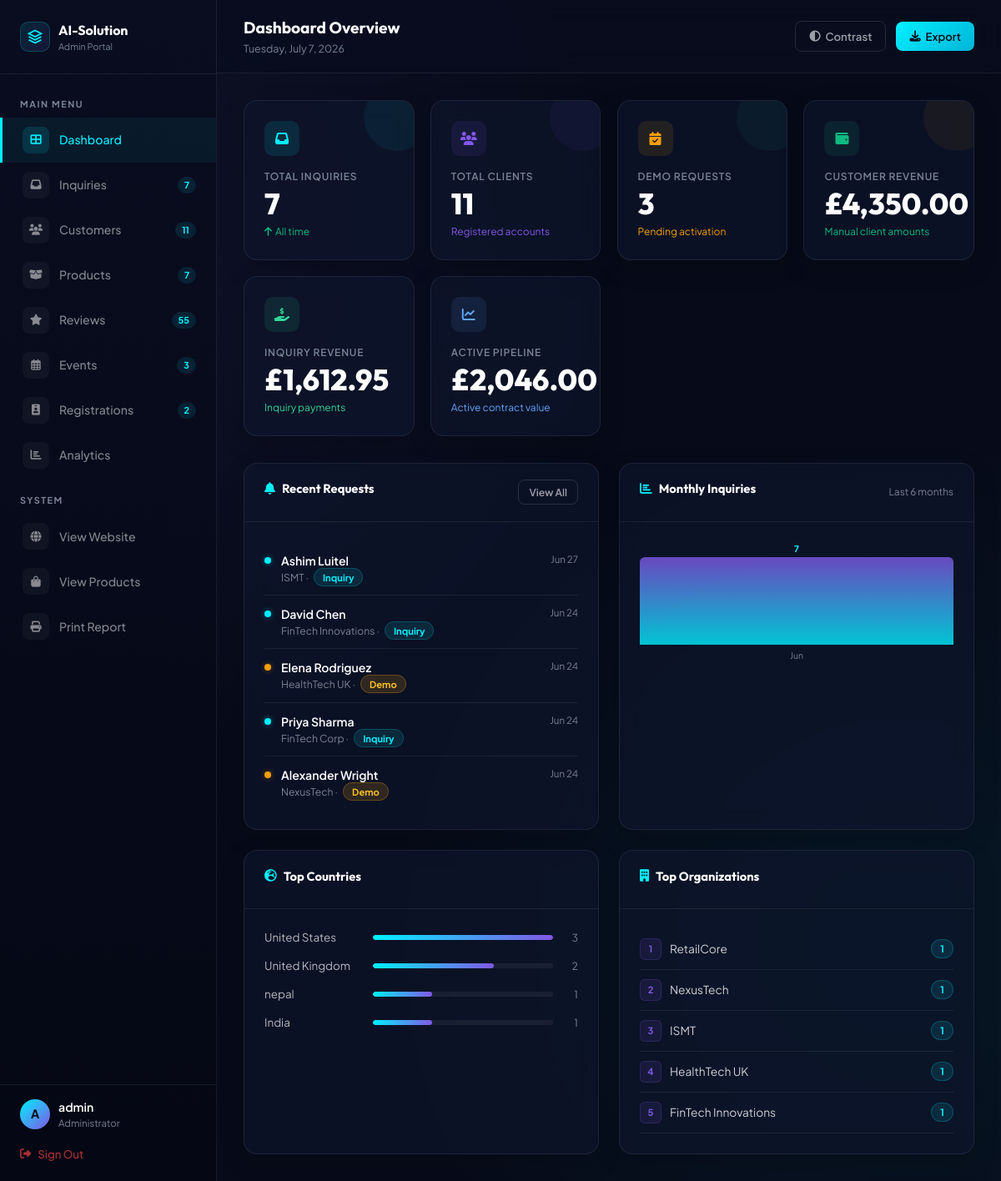
The page /admin-dashboard.php (signed in) on the database its author committed.
### tables this page shows
CREATE TABLE `customer_inquiries` (
        `id` INTEGER PRIMARY KEY AUTOINCREMENT,
        `customer_id` INTEGER DEFAULT NULL,
        `full_name` TEXT NOT NULL,
        `email_address` TEXT NOT NULL,
        `phone_number` TEXT DEFAULT NULL,
        `company_name` TEXT NOT NULL DEFAULT '',
        `country` TEXT NOT NULL DEFAULT '',
        `job_title` TEXT NOT NULL DEFAULT '',
        `request_type` TEXT NOT NULL DEFAULT 'Inquiry',
        `product_name` TEXT NOT NULL DEFAULT '',
        `package_name` TEXT NOT NULL DEFAULT '',
        `deposit_amount` REAL DEFAULT 0.00,
        `payment_status` TEXT NOT NULL DEFAULT 'Free',
        `custom_wishes` TEXT DEFAULT NULL,
        `inquiry_details` TEXT NOT NULL DEFAULT '',
        `deal_status` TEXT NOT NULL DEFAULT 'New Lead',
        `total_received` REAL DEFAULT 0.00,
        `deal_value` REAL DEFAULT 0.00,
        `created_at` DATETIME DEFAULT CURRENT_TIMESTAMP,
        FOREIGN KEY (`customer_id`) REFERENCES `customers`(`id`) ON DELETE SET NULL
    );

### admin-dashboard.php (the view, shortened to what the rows shown need)
<?php
$inquiries = $recent_inquiries = $top_countries = $top_companies = $monthly_data = [];
try {
    $pdo = getDbConnection();
    $recent_inquiries = $pdo->query("SELECT full_name,company_name,country,request_type,product_name,created_at FROM `customer_inquiries` ORDER BY created_at DESC LIMIT 5")->fetchAll();
} catch (Exception $e) {
    $db_connected = false;
    error_log("Dashboard connection/query failed: " . $e->getMessage());
}
?>
<!DOCTYPE html>
<html lang="en">
<head>
    <link href="https://cdn.jsdelivr.net/npm/bootstrap@5.3.2/dist/css/bootstrap.min.css" rel="stylesheet">
    <link rel="stylesheet" href="https://cdnjs.cloudflare.com/ajax/libs/font-awesome/6.5.0/css/all.min.css">
</head>
<body>
<div class="main">
    <div class="content">
    <div class="tab-panel active" id="panel-overview">
        <div class="dash-grid">
            <div class="card">
                <div class="card-body">
                    <?php if (empty($recent_inquiries)): ?>
                    <div class="no-data"><i class="fas fa-inbox"></i>No inquiries yet.</div>
                    <?php else: foreach($recent_inquiries as $ri): ?>
                    <div class="act-item">
                        <div class="act-dot <?php echo $ri['request_type']==='Demo'?'demo':''; ?>"></div>
                        <div style="flex:1;">
                            <div style="font-size:.88rem;font-weight:600;color:#fff;"><?php echo htmlspecialchars($ri['full_name']); ?></div>
                            <div style="font-size:.76rem;color:var(--tm);">
                                <?php echo htmlspecialchars($ri['company_name'] ?? ''); ?> ·
                                <span class="<?php echo $ri['request_type']==='Demo'?'badge-demo':'badge-inquiry'; ?>" style="margin-left:4px;"><?php echo htmlspecialchars($ri['request_type']); ?></span>
                            </div>
                        </div>
                        <div style="font-size:.72rem;color:var(--tm);"><?php echo date("M d",strtotime($ri['created_at'])); ?></div>
                    </div>
                    <?php endforeach; endif; ?>
                </div>
            </div>
        </div>
    </div>
    </div>
</div>
</body>
</html>

### rows shown on the page
customer_inquiries: full_name "Ashim Luitel", company_name "ISMT", request_type "Inquiry", created_at "Jun 27"
customer_inquiries: full_name "David Chen", company_name "FinTech Innovations", request_type "Inquiry", created_at "Jun 24"
customer_inquiries: full_name "Elena Rodriguez", company_name "HealthTech UK", request_type "Demo", created_at "Jun 24"
customer_inquiries: full_name "Priya Sharma", company_name "FinTech Corp", request_type "Inquiry", created_at "Jun 24"
customer_inquiries: full_name "Alexander Wright", company_name "NexusTech", request_type "Demo", created_at "Jun 24"

### other values the page prints
$total_inquiries "7"
$total_customers "11"
$total_products "7"
count($db_reviews) "55"
count($db_events) "3"
count($db_registrations) "2"
substr($_SESSION['admin_user'],0,1) "A"
$_SESSION['admin_user'] "admin"
$total_demo_requests "3"
$total_customer_revenue "4,350.00"
$total_inquiry_revenue "1,612.95"
$active_pipeline_value "2,046.00"
$m['count'] "7"
explode(' ',$m['month'])[0] "Jun"
$tc['country'] "United States"
